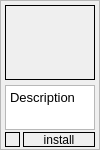
     <widget class="QFrame" name="frame_7">
      <property name="geometry">
       <rect>
        <x>450</x>
        <y>10</y>
        <width>100</width>
        <height>150</height>
       </rect>
      </property>
      <property name="sizePolicy">
       <sizepolicy hsizetype="Fixed" vsizetype="Fixed">
        <horstretch>0</horstretch>
        <verstretch>0</verstretch>
       </sizepolicy>
      </property>
      <property name="frameShape">
       <enum>QFrame::StyledPanel</enum>
      </property>
      <property name="frameShadow">
       <enum>QFrame::Raised</enum>
      </property>
      <widget class="QLabel" name="label_25">
       <property name="geometry">
        <rect>
         <x>5</x>
         <y>5</y>
         <width>90</width>
         <height>75</height>
        </rect>
       </property>
       <property name="sizePolicy">
        <sizepolicy hsizetype="Fixed" vsizetype="Fixed">
         <horstretch>0</horstretch>
         <verstretch>0</verstretch>
        </sizepolicy>
       </property>
       <property name="frameShape">
        <enum>QFrame::Box</enum>
       </property>
       <property name="lineWidth">
        <number>1</number>
       </property>
       <property name="midLineWidth">
        <number>0</number>
       </property>
       <property name="text">
        <string/>
       </property>
       <property name="pixmap">
        <pixmap>kernel.png</pixmap>
       </property>
       <property name="scaledContents">
        <bool>true</bool>
       </property>
      </widget>
      <widget class="QPlainTextEdit" name="plainTextEdit_5">
       <property name="geometry">
        <rect>
         <x>5</x>
         <y>85</y>
         <width>90</width>
         <height>45</height>
        </rect>
       </property>
       <property name="sizePolicy">
        <sizepolicy hsizetype="Fixed" vsizetype="Fixed">
         <horstretch>0</horstretch>
         <verstretch>0</verstretch>
        </sizepolicy>
       </property>
       <property name="font">
        <font>
         <pointsize>10</pointsize>
        </font>
       </property>
       <property name="verticalScrollBarPolicy">
        <enum>Qt::ScrollBarAlwaysOff</enum>
       </property>
       <property name="readOnly">
        <bool>true</bool>
       </property>
       <property name="plainText">
        <string>Description</string>
       </property>
      </widget>
      <widget class="QLabel" name="label_30">
       <property name="geometry">
        <rect>
         <x>5</x>
         <y>132</y>
         <width>15</width>
         <height>15</height>
        </rect>
       </property>
       <property name="sizePolicy">
        <sizepolicy hsizetype="Fixed" vsizetype="Fixed">
         <horstretch>0</horstretch>
         <verstretch>0</verstretch>
        </sizepolicy>
       </property>
       <property name="frameShape">
        <enum>QFrame::Box</enum>
       </property>
       <property name="text">
        <string/>
       </property>
      </widget>
      <widget class="QLabel" name="label_31">
       <property name="geometry">
        <rect>
         <x>23</x>
         <y>132</y>
         <width>72</width>
         <height>15</height>
        </rect>
       </property>
       <property name="font">
        <font>
         <pointsize>9</pointsize>
        </font>
       </property>
       <property name="frameShape">
        <enum>QFrame::Box</enum>
       </property>
       <property name="text">
        <string>install</string>
       </property>
       <property name="alignment">
        <set>Qt::AlignCenter</set>
       </property>
       <property name="margin">
        <number>-2</number>
       </property>
      </widget>
     </widget>
